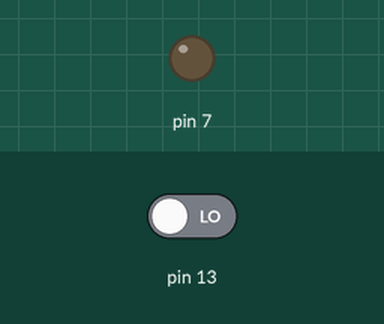
This sketch was run on a simulated Arduino Uno, built with avr-gcc and run on an emulated ATmega328P. Parts: output pins drawn as LEDs (lit = HIGH). Inputs (shaded band) come from the test bench; at power-on: pin 13 LOW.

Above: at 1.2 s.
1.3 s: pin 13 driven HIGH
At 1.7 s:
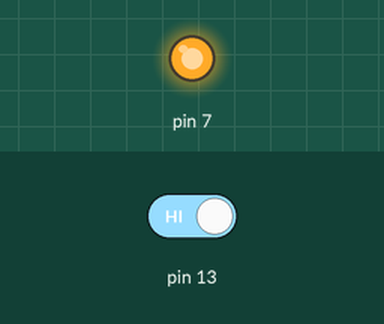
2.8 s: pin 13 driven LOW
At 4.5 s:
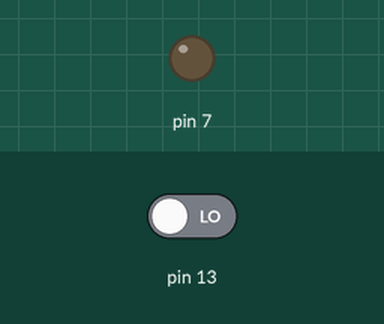
Timing chart, 0 to 6.0 s (numbered marks = the images above; inputs shaded):
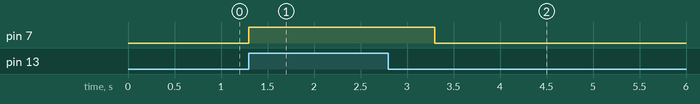

Measured:
- after the input at 1.3 s, pin 7: LOW → HIGH at once
- after the input at 2.8 s, pin 7: HIGH → LOW after 0.50 s

The sketch:

switch.ino
```cpp
void setup()
{
  pinMode(13,INPUT);
  pinMode(7,OUTPUT);
}
void loop()
{
  if(digitalRead(13)==HIGH)
  {
    digitalWrite(7,HIGH);
    delay(1000);
  }
  else
  {
    digitalWrite(7,LOW);
  }
}
```
